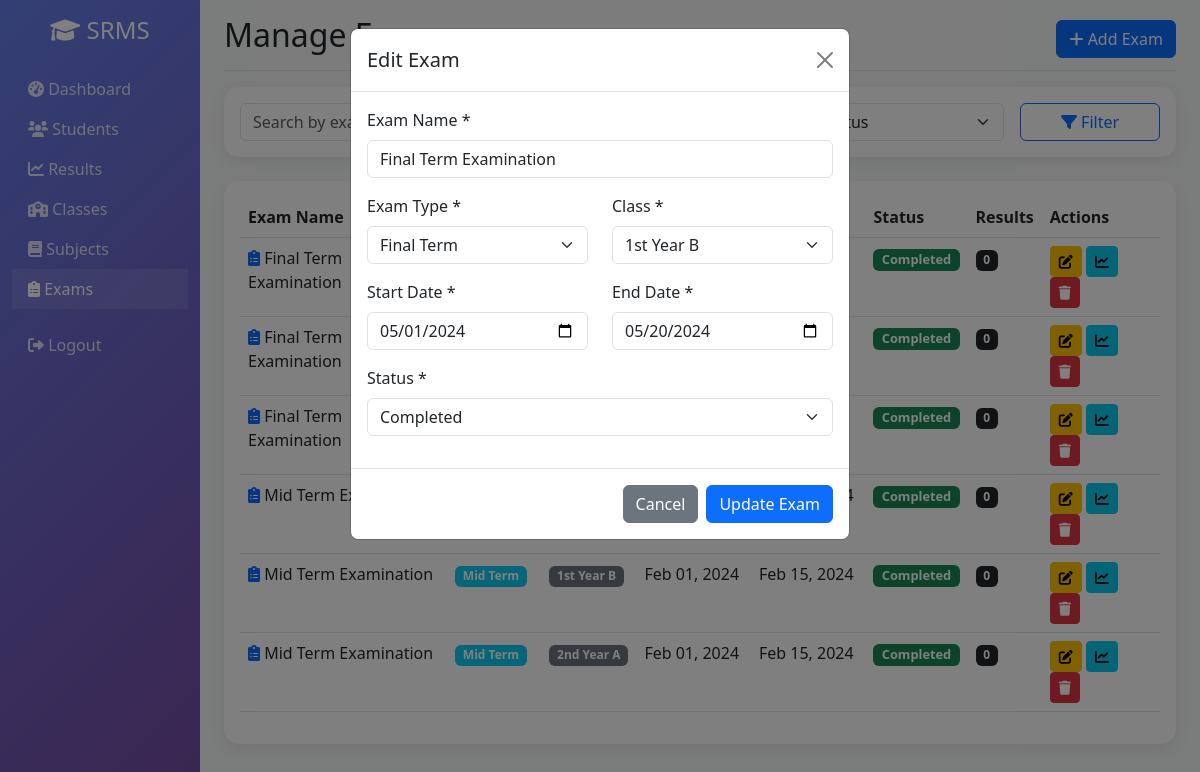
The app's page /exams.php?edit=4 (signed in) with its own data.
### tables this page shows
CREATE TABLE `exams` (
  `id` int(11) NOT NULL AUTO_INCREMENT,
  `exam_name` varchar(100) NOT NULL,
  `exam_type` enum('Mid Term','Final Term','Unit Test','Assignment') NOT NULL,
  `class_id` int(11) NOT NULL,
  `start_date` date DEFAULT NULL,
  `end_date` date DEFAULT NULL,
  `status` enum('Upcoming','Ongoing','Completed') NOT NULL DEFAULT 'Upcoming',
  `created_at` timestamp NOT NULL DEFAULT current_timestamp(),
  PRIMARY KEY (`id`),
  KEY `class_id` (`class_id`),
  CONSTRAINT `exams_ibfk_1` FOREIGN KEY (`class_id`) REFERENCES `classes` (`id`) ON DELETE CASCADE
);

CREATE TABLE `classes` (
  `id` int(11) NOT NULL AUTO_INCREMENT,
  `class_name` varchar(50) NOT NULL,
  `section` varchar(10) DEFAULT NULL,
  `created_at` timestamp NOT NULL DEFAULT current_timestamp(),
  PRIMARY KEY (`id`),
  UNIQUE KEY `class_name_section` (`class_name`, `section`)
);

### includes/functions.php (called while the page is built, shortened)
<?php
include_once 'db.php';
function sanitize($data) {
    global $conn;
    return htmlspecialchars(strip_tags(trim($conn->real_escape_string($data))));
}
?>

### exams.php (the view, shortened to what this page needs)
<?php
include_once 'includes/functions.php';
$edit_exam = null;
if (isset($_GET['edit'])) {
    $id = sanitize($_GET['edit']);
    $sql = "SELECT * FROM exams WHERE id = ?";
    $stmt = $conn->prepare($sql);
    $stmt->bind_param("i", $id);
    $stmt->execute();
    $result = $stmt->get_result();
    $edit_exam = $result->fetch_assoc();
}
$page = isset($_GET['page']) ? (int)$_GET['page'] : 1;
$limit = 15;
$offset = ($page - 1) * $limit;
$sql = "SELECT e.*, c.class_name, c.section,
        (SELECT COUNT(*) FROM results WHERE exam_id = e.id) as result_count
        FROM exams e
        JOIN classes c ON e.class_id = c.id WHERE 1=1";
$sql .= " ORDER BY e.start_date DESC LIMIT $limit OFFSET $offset";
$exams = $conn->query($sql);
$classes = $conn->query("SELECT * FROM classes ORDER BY class_name, section");
?>
<!DOCTYPE html>
<html lang="en">
<head>
    <link href="https://cdn.jsdelivr.net/npm/bootstrap@5.3.0/dist/css/bootstrap.min.css" rel="stylesheet">
    <link rel="stylesheet" href="https://cdnjs.cloudflare.com/ajax/libs/font-awesome/6.0.0/css/all.min.css">
</head>
<body>
    <div class="container-fluid">
        <div class="row">
            <nav class="col-md-3 col-lg-2 d-md-block sidebar collapse">
                <div class="position-sticky pt-3">
                    <div class="text-center mb-4">
                        <h4 class="text-white">
                            <i class="fas fa-graduation-cap"></i> SRMS
                        </h4>
                    </div>
                    <ul class="nav flex-column">
                        <li class="nav-item">
                            <a class="nav-link" href="index.php">
                                <i class="fas fa-tachometer-alt"></i> Dashboard
                            </a>
                        </li>
                        <li class="nav-item">
                            <a class="nav-link" href="students.php">
                                <i class="fas fa-users"></i> Students
                            </a>
                        </li>
                        <li class="nav-item">
                            <a class="nav-link" href="results.php">
                                <i class="fas fa-chart-line"></i> Results
                            </a>
                        </li>
                        <li class="nav-item">
                            <a class="nav-link" href="classes.php">
                                <i class="fas fa-school"></i> Classes
                            </a>
                        </li>
                        <li class="nav-item">
                            <a class="nav-link" href="subjects.php">
                                <i class="fas fa-book"></i> Subjects
                            </a>
                        </li>
                        <li class="nav-item">
                            <a class="nav-link active" href="exams.php">
                                <i class="fas fa-clipboard-list"></i> Exams
                            </a>
                        </li>
                        <li class="nav-item mt-3">
                            <a class="nav-link" href="logout.php">
                                <i class="fas fa-sign-out-alt"></i> Logout
                            </a>
                        </li>
                    </ul>
                </div>
            </nav>
            <main class="col-md-9 ms-sm-auto col-lg-10 px-md-4 main-content">
                <div class="d-flex justify-content-between flex-wrap flex-md-nowrap align-items-center pt-3 pb-2 mb-3 border-bottom">
                    <h1 class="h2">Manage Exams</h1>
                    <div class="btn-toolbar mb-2 mb-md-0">
                        <button type="button" class="btn btn-primary" data-bs-toggle="modal" data-bs-target="#addExamModal">
                            <i class="fas fa-plus"></i> Add Exam
                        </button>
                    </div>
                </div>
                <div class="card mb-4">
                    <div class="card-body">
                        <form method="GET" class="row g-3">
                            <div class="col-md-4">
                            </div>
                            <div class="col-md-3">
                            </div>
                            <div class="col-md-3">
                                <select class="form-select" name="status_filter">
                                    <option value="">All Status</option>
                                </select>
                            </div>
                            <div class="col-md-2">
                                <button type="submit" class="btn btn-outline-primary w-100">
                                    <i class="fas fa-filter"></i> Filter
                                </button>
                            </div>
                        </form>
                    </div>
                </div>
                <div class="card">
                    <div class="card-body">
                        <div class="table-responsive">
                            <table class="table table-hover">
                                <thead>
                                    <tr>
                                        <th>Exam Name</th>
                                        <th>Type</th>
                                        <th>Class</th>
                                        <th>Start Date</th>
                                        <th>End Date</th>
                                        <th>Status</th>
                                        <th>Results</th>
                                        <th>Actions</th>
                                    </tr>
                                </thead>
                                <tbody>
                                    <?php while ($exam = $exams->fetch_assoc()): ?>
                                    <tr>
                                        <td>
                                            <i class="fas fa-clipboard-list text-primary"></i>
                                            <?php echo htmlspecialchars($exam['exam_name']); ?>
                                        </td>
                                        <td>
                                            <span class="badge bg-info"><?php echo $exam['exam_type']; ?></span>
                                        </td>
                                        <td>
                                            <span class="badge bg-secondary">
                                                <?php echo $exam['class_name'] . ' ' . $exam['section']; ?>
                                            </span>
                                        </td>
                                        <td><?php echo date('M d, Y', strtotime($exam['start_date'])); ?></td>
                                        <td><?php echo date('M d, Y', strtotime($exam['end_date'])); ?></td>
                                        <td>
                                            <span class="badge status-badge bg-<?php
                                                if ($exam['status'] == 'Upcoming') echo 'warning';
                                                elseif ($exam['status'] == 'Ongoing') echo 'primary';
                                                else echo 'success';
                                            ?>">
                                                <?php echo $exam['status']; ?>
                                            </span>
                                        </td>
                                        <td>
                                            <span class="badge bg-dark"><?php echo $exam['result_count']; ?></span>
                                        </td>
                                        <td>
                                            <a href="?edit=<?php echo $exam['id']; ?>" class="btn btn-sm btn-warning btn-action">
                                                <i class="fas fa-edit"></i>
                                            </a>
                                            <a href="exam_results.php?id=<?php echo $exam['id']; ?>" class="btn btn-sm btn-info btn-action">
                                                <i class="fas fa-chart-line"></i>
                                            </a>
                                            <a href="?delete=<?php echo $exam['id']; ?>" class="btn btn-sm btn-danger btn-action" onclick="return confirm('Are you sure?')">
                                                <i class="fas fa-trash"></i>
                                            </a>
                                        </td>
                                    </tr>
                                    <?php endwhile; ?>
                                </tbody>
                            </table>
                        </div>
                    </div>
                </div>
            </main>
        </div>
    </div>
                                    <?php
                                    $classes->data_seek(0);
                                    ?>
    <?php if ($edit_exam): ?>
    <div class="modal fade show" id="editExamModal" tabindex="-1" style="display: block; background: rgba(0,0,0,0.5);">
        <div class="modal-dialog">
            <div class="modal-content">
                <div class="modal-header">
                    <h5 class="modal-title">Edit Exam</h5>
                    <a href="exams.php" class="btn-close"></a>
                </div>
                <form method="POST">
                    <div class="modal-body">
                        <div class="mb-3">
                            <label class="form-label">Exam Name *</label>
                            <input type="text" class="form-control" name="exam_name" value="<?php echo $edit_exam['exam_name']; ?>" required>
                        </div>
                        <div class="row">
                            <div class="col-md-6 mb-3">
                                <label class="form-label">Exam Type *</label>
                                <select class="form-select" name="exam_type" required>
                                    <option value="Final Term" <?php echo $edit_exam['exam_type'] == 'Final Term' ? 'selected' : ''; ?>>Final Term</option>
                                </select>
                            </div>
                            <div class="col-md-6 mb-3">
                                <label class="form-label">Class *</label>
                                <select class="form-select" name="class_id" required>
                                    <?php
                                    $classes->data_seek(0);
                                    while ($class = $classes->fetch_assoc()):
                                    ?>
                                    <option value="<?php echo $class['id']; ?>" <?php echo $class['id'] == $edit_exam['class_id'] ? 'selected' : ''; ?>>
                                        <?php echo $class['class_name'] . ' ' . $class['section']; ?>
                                    </option>
                                    <?php endwhile; ?>
                                </select>
                            </div>
                        </div>
                        <div class="row">
                            <div class="col-md-6 mb-3">
                                <label class="form-label">Start Date *</label>
                                <input type="date" class="form-control" name="start_date" value="<?php echo $edit_exam['start_date']; ?>" required>
                            </div>
                            <div class="col-md-6 mb-3">
                                <label class="form-label">End Date *</label>
                                <input type="date" class="form-control" name="end_date" value="<?php echo $edit_exam['end_date']; ?>" required>
                            </div>
                        </div>
                        <div class="mb-3">
                            <label class="form-label">Status *</label>
                            <select class="form-select" name="status" required>
                                <option value="Completed" <?php echo $edit_exam['status'] == 'Completed' ? 'selected' : ''; ?>>Completed</option>
                            </select>
                        </div>
                    </div>
                    <div class="modal-footer">
                        <a href="exams.php" class="btn btn-secondary">Cancel</a>
                        <button type="submit" name="edit_exam" class="btn btn-primary">Update Exam</button>
                    </div>
                </form>
            </div>
        </div>
    </div>
    <?php endif; ?>
</body>
</html>

### exams.php (style rules this page uses)
.sidebar { min-height: 100vh; background: linear-gradient(135deg, #667eea 0%, #764ba2 100%); }
.sidebar .nav-link { color: rgba(255, 255, 255, 0.8); transition: all 0.3s; }
.sidebar .nav-link:hover, .sidebar .nav-link.active { color: white; background: rgba(255, 255, 255, 0.1); }
.main-content { background-color: #f8f9fa; min-height: 100vh; }
.card { border: none; border-radius: 15px; box-shadow: 0 5px 15px rgba(0, 0, 0, 0.08); }
.btn-action { padding: 0.25rem 0.5rem; font-size: 0.875rem; }
.status-badge { font-size: 0.8rem; }

### records on screen
exams: exam_name "Final Term Examination", status "Completed", result_count "0"
exams: exam_name "Final Term Examination", status "Completed", result_count "0", exam_type "Final Term", class_id "1st Year B", start_date "05/01/2024", end_date "05/20/2024"
exams: exam_name "Final Term Examination", status "Completed", result_count "0"
exams: exam_name "Mid Term Examination", status "Completed", result_count "0"
exams: exam_name "Mid Term Examination", exam_type "Mid Term", class.class_name "1st Year", class.section "B", start_date "Feb 01, 2024", end_date "Feb 15, 2024", status "Completed", result_count "0"
exams: exam_name "Mid Term Examination", exam_type "Mid Term", class.class_name "2nd Year", class.section "A", start_date "Feb 01, 2024", end_date "Feb 15, 2024", status "Completed", result_count "0"
